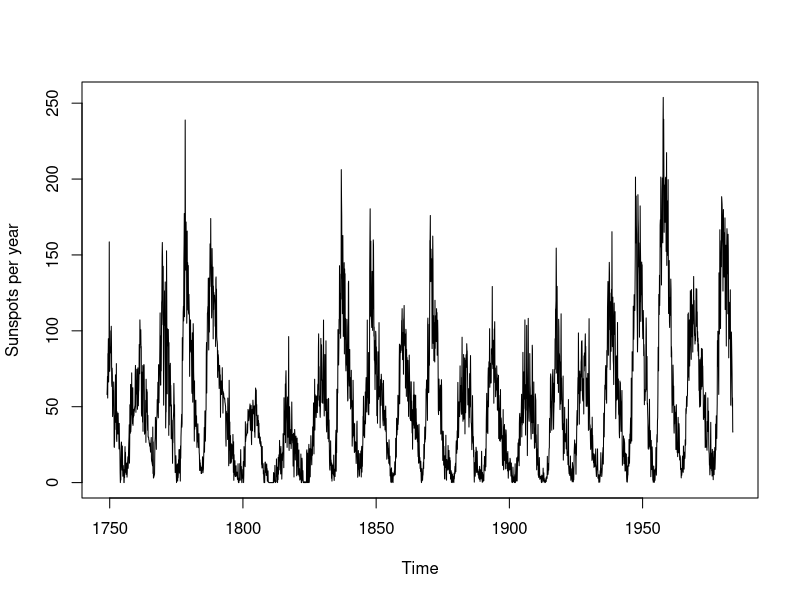
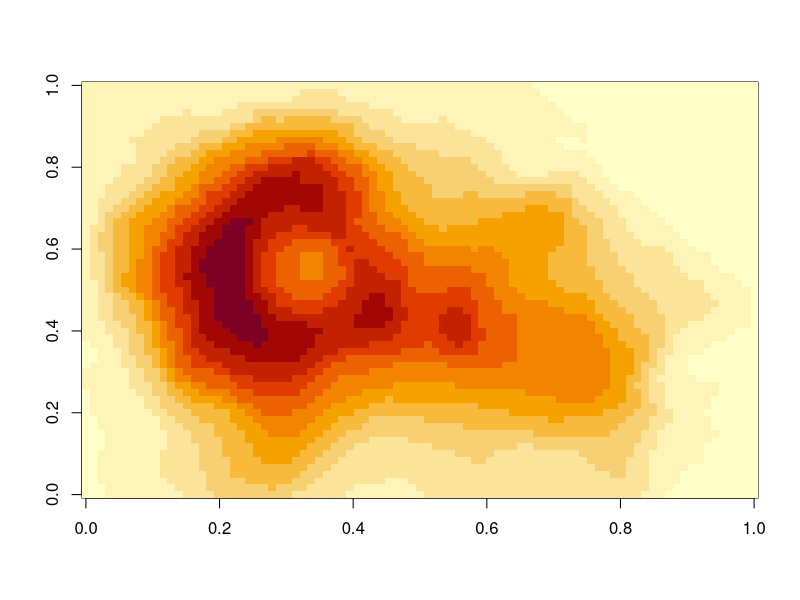

R code for these plots, in order: (Note: this script raises an error after producing the figures.)
## ---- chunk 1
knitr::opts_chunk$set(echo = TRUE)
## ---- chunk 2
# data.frame(year=as.numeric(time(lynx)),lynxNum=as.numeric(lynx)) %>%
#   ggplot(aes(x=year,y=lynxNum))+geom_line()+
#   labs(x='Year',y='Lynx Numbers')
plot(sunspots,ylab='Sunspots per year')
## ---- chunk 3
# ggplot(seals,aes(x=long,y=lat,fill=delta_long))+
#   geom_raster()+
#   scale_fill_continuous(type='viridis')+
#   labs(x='Longitude',y='Latitude')+
#   theme(legend.position = c(0.2,0.7))
image(volcano)
## ---- chunk 4
expand.grid(dist=seq(0,5,0.1),rho=c(0.5,1,2),sigma=c(1,2)) %>%
  mutate(cVal=(sigma^2)*exp((-rho^2)*(dist^2))) %>%
  mutate(category=paste0('sigma=',sigma,', rho=',rho)) %>%
  mutate(rho=factor(rho)) %>%
  ggplot(aes(x=dist,y=cVal,group=category,col=rho))+geom_line(size=1)+
  labs(x='Distance (km)',y='Covariance')+scale_colour_manual(values=c('red','purple','blue'))+
  theme(legend.position = c(0.8,0.8))
## ---- chunk 5
#Same syntax as lmer models:
lmm2 <- glmmTMB(y~x+(1|site),data=dat2)
## ---- chunk 6
dat2 %>% select(site,lat,lon) %>% distinct() %>% arrange(site) %>% mutate(int=lmm2$sdr$par.random) %>%
  ggplot(aes(lon,lat,col=int))+geom_point(aes(size=abs(int)))+
  labs(title='Random intercepts (1|Site)',x='Longitude',y='Latitude',col='Intercept')+
  scale_colour_gradient2(low='blue',mid='purple',high='red')+
  guides(size=FALSE)
## ---- chunk 7
#Coordinates
dat2$coords <- numFactor(dat2$lon,dat2$lat)

#Group factor (only 1 here)
dat2$group <- factor(rep(1,nrow(dat2)))

#Fit model with spatial random effect
lmm3 <- glmmTMB(y~x+exp(coords+0|group),data=dat2)
## ---- chunk 8
#Plot spatial random effect
spRanEff <- expand.grid(lon=-10:10,lat=-10:10) %>%
  mutate(coords=numFactor(lon,lat),group=factor(rep(1,nrow(.))),x=0) %>%
  mutate(pred=predict(object=lmm3,newdata=.,type='response',allow.new.levels = TRUE))

ggplot(spRanEff,aes(lon,lat,fill=pred))+geom_raster()+
  geom_point(data=dat2,aes(lon,lat,fill=NULL),col='red')+
  labs(x='Longitude',y='Latitude',title='Spatial random effect',fill='Intercept')

